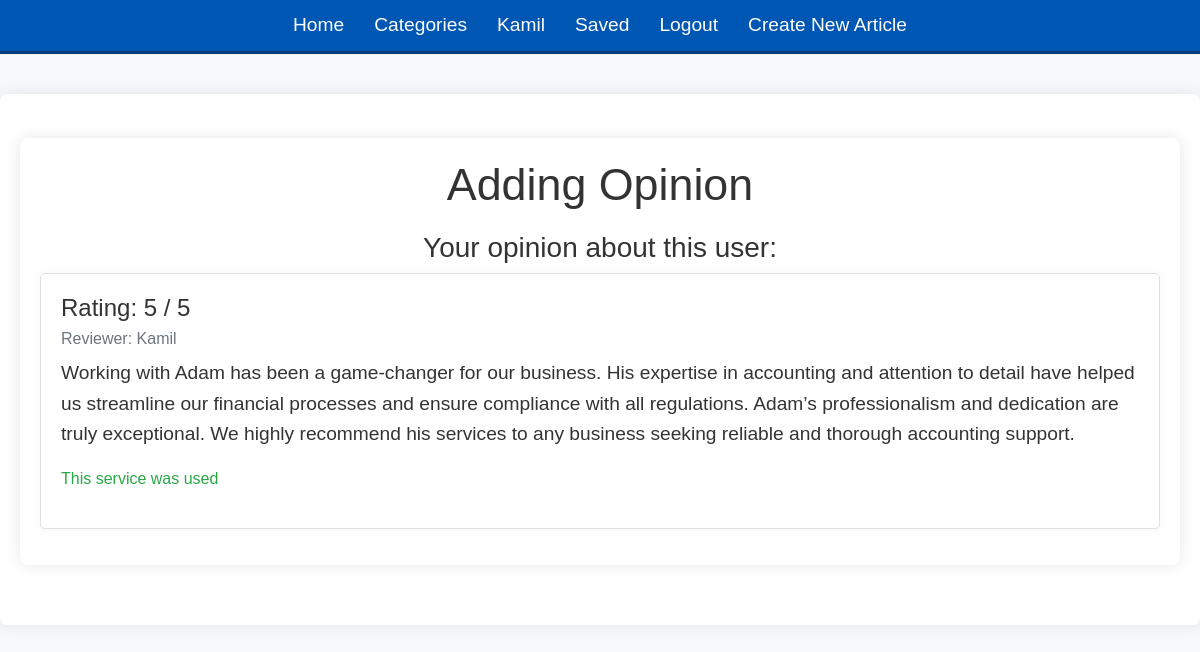
The app's page /profile/Adam/professional/add/opinion (signed in) with its own data.
### finance/models.py (models this page shows, shortened)
class User(AbstractUser):
    id = models.AutoField(primary_key=True)
    username = models.CharField(max_length=100, unique=True)
    email = models.EmailField(max_length=254)
    password = models.CharField(max_length=128)
    if_professional = models.BooleanField(default=False)

class Rating_User(models.Model):
    id = models.AutoField(primary_key=True)
    reviewer = models.ForeignKey(User, on_delete=models.CASCADE, related_name="give_rate_professional")
    professional_user = models.ForeignKey(ProfessionalUser, on_delete = models.CASCADE, related_name="give_rate_professional")
    value = models.PositiveSmallIntegerField()
    opinion = models.CharField(max_length=1000)
    if_used = models.BooleanField(default=False)

### finance/views.py (the view, shortened to what this page needs)
# urls.py: path("profile/<str:username>/professional/add/opinion", views.add_opinion, name="add_opinion")
def add_opinion(request, username):
    user = request.user.username
    if user == username:
        return HttpResponse("You cannot give opinion to yourself")
    elif Rating_User.objects.filter(reviewer__username = user, professional_user__user__username = username).exists():
        opinion = Rating_User.objects.filter(reviewer__username = user, professional_user__user__username = username)
        return render (request, 'finance/add_opinion.html',{
            "opinion": opinion,
        })

### finance/templates/finance/add_opinion.html (shortened to what this page needs)
{% extends 'finance/layout.html' %}
{% block body %}
<div class="container mt-4">
    <h1 class="text-center">Adding Opinion</h1>
    {% if opinion %}
        <div class="opinion-section">
            <h3 class="text-center">Your opinion about this user:</h3>
            {% for blog in opinion %}
                <div class="card mb-3">
                    <div class="card-body">
                        <h5 class="card-title">Rating: {{ blog.value }} / 5</h5>
                        <h6 class="card-subtitle mb-2 text-muted">Reviewer: {{ blog.reviewer.username }}</h6>
                        <p class="card-text">{{ blog.opinion }}</p>
                        {% if blog.if_used %}
                            <p class="text-success">This service was used</p>
                        {% else %}
                            <p class="text-danger">This service was not used</p>
                        {% endif %}
                    </div>
                </div>
            {% endfor %}
        </div>
    {% endif %}
</div>
{% endblock %}

### finance/templates/finance/layout.html (shortened to what this page needs)
{% load static %}
<!DOCTYPE html>
<html lang="en">
    <head>
        <link rel="stylesheet" href="https://stackpath.bootstrapcdn.com/bootstrap/4.4.1/css/bootstrap.min.css">
        <link href="{% static 'finance/styles.css' %}" rel="stylesheet">
    </head>
    <body>
        <div class="navbar">
            <span><a href="{% url 'index' %}">Home</a></span>
            <span><a href="{% url 'categories' %}">Categories</a></span>
            {% if user.is_authenticated %}
                <span><a href="{% url 'profile' user.username %}" id="user_name">{{ user.username }}</a></span>
                <span><a href="{% url 'view_saved_posts' user.username %}">Saved</a></span>
                <span><a href="{% url 'logout_view' %}" id="logout">Logout</a></span>
                <span><a href="{% url 'create' %}">Create New Article</a></span>
            {% else %}
                <span><a href="{% url 'login_view' %}">Log in</a></span>
                <span><a href="{% url 'register' %}">Register</a></span>
            {% endif %}
        </div>
        <div class="container">
            {% block body %}
            {% endblock %}
        </div>
    </body>
</html>

### finance/static/finance/styles.css (style rules this page uses)
body { font-family: 'Arial', sans-serif; background-color: #f7f9fc; color: #333; line-height: 1.6; margin: 0; padding: 0; }
.navbar { display: flex; justify-content: center; background-color: #0056b3; padding: 10px; border-bottom: 3px solid #003d7a; }
.navbar span { margin: 0 15px; }
.navbar a { color: #fff; text-decoration: none; font-size: 1.2em; }
.container { max-width: 1200px; margin: 40px auto; padding: 20px; background-color: #fff; border-radius: 8px; box-shadow: 0 0 15px rgba(0, 0, 0, 0.1); }
h1 { font-size: 2.8em; margin-bottom: 20px; }
.opinion-section { margin-top: 20px; }
.card { border: 1px solid #e0e0e0; border-radius: 5px; box-shadow: 0 0 10px rgba(0, 0, 0, 0.05); }
.card-title { font-size: 1.5em; }
.card-subtitle { font-size: 1em; }
.card-text { font-size: 1.2em; margin-top: 10px; }

### records on screen
User: username "Kamil"
Rating_User: value "5", reviewer.username "Kamil", opinion "Working with Adam has been a game-changer for our business. His expertise in accounting and attention to detail have helped us streamline our financial processes and ensure compliance with all regulations. Adam’s professionalism and dedication are truly exceptional. We highly recommend his services to any business seeking reliable and thorough accounting support.", if_used "This service was used"
